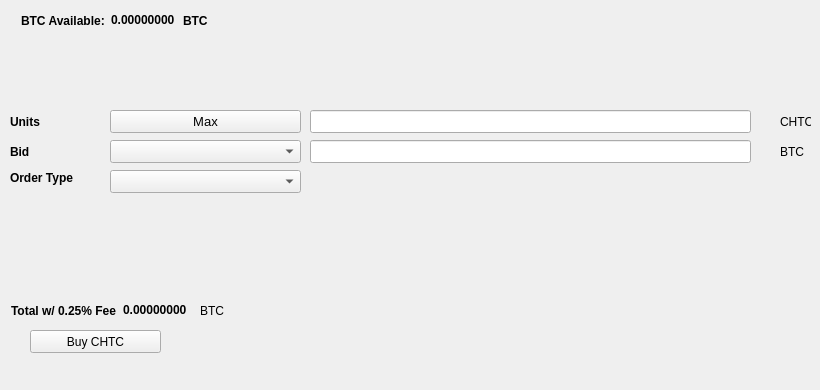
   <widget class="QWidget" name="BuyTab">
    <attribute name="title">
     <string>Buy</string>
    </attribute>
    <widget class="QPushButton" name="BuyCHTC">
     <property name="geometry">
      <rect>
       <x>30</x>
       <y>330</y>
       <width>131</width>
       <height>23</height>
      </rect>
     </property>
     <property name="text">
      <string>Buy CHTC</string>
     </property>
     <property name="icon">
      <iconset resource="../chtc.qrc">
       <normaloff>:/icons/bitcoin</normaloff>:/icons/bitcoin</iconset>
     </property>
    </widget>
    <widget class="QLabel" name="label_3">
     <property name="geometry">
      <rect>
       <x>10</x>
       <y>110</y>
       <width>46</width>
       <height>23</height>
      </rect>
     </property>
     <property name="font">
      <font>
       <weight>75</weight>
       <bold>true</bold>
      </font>
     </property>
     <property name="text">
      <string>Units</string>
     </property>
    </widget>
    <widget class="QLineEdit" name="UnitsInput">
     <property name="geometry">
      <rect>
       <x>310</x>
       <y>110</y>
       <width>441</width>
       <height>23</height>
      </rect>
     </property>
     <property name="font">
      <font>
       <pointsize>9</pointsize>
       <weight>75</weight>
       <bold>true</bold>
      </font>
     </property>
    </widget>
    <widget class="QLineEdit" name="BuyBidPriceEdit">
     <property name="geometry">
      <rect>
       <x>310</x>
       <y>140</y>
       <width>441</width>
       <height>23</height>
      </rect>
     </property>
     <property name="font">
      <font>
       <pointsize>9</pointsize>
       <weight>75</weight>
       <bold>true</bold>
      </font>
     </property>
    </widget>
    <widget class="QLabel" name="label_4">
     <property name="geometry">
      <rect>
       <x>780</x>
       <y>110</y>
       <width>31</width>
       <height>23</height>
      </rect>
     </property>
     <property name="text">
      <string>CHTC</string>
     </property>
    </widget>
    <widget class="QLabel" name="label_5">
     <property name="geometry">
      <rect>
       <x>780</x>
       <y>140</y>
       <width>31</width>
       <height>23</height>
      </rect>
     </property>
     <property name="text">
      <string>BTC</string>
     </property>
    </widget>
    <widget class="QLabel" name="label_6">
     <property name="geometry">
      <rect>
       <x>10</x>
       <y>140</y>
       <width>46</width>
       <height>23</height>
      </rect>
     </property>
     <property name="font">
      <font>
       <weight>75</weight>
       <bold>true</bold>
      </font>
     </property>
     <property name="text">
      <string>Bid</string>
     </property>
    </widget>
    <widget class="QLabel" name="label_7">
     <property name="geometry">
      <rect>
       <x>10</x>
       <y>170</y>
       <width>91</width>
       <height>16</height>
      </rect>
     </property>
     <property name="font">
      <font>
       <weight>75</weight>
       <bold>true</bold>
      </font>
     </property>
     <property name="text">
      <string>Order Type</string>
     </property>
    </widget>
    <widget class="QPushButton" name="Buy_Max_Amount">
     <property name="geometry">
      <rect>
       <x>110</x>
       <y>110</y>
       <width>191</width>
       <height>23</height>
      </rect>
     </property>
     <property name="font">
      <font>
       <pointsize>10</pointsize>
      </font>
     </property>
     <property name="text">
      <string>Max</string>
     </property>
    </widget>
    <widget class="QComboBox" name="BuyBidcomboBox">
     <property name="geometry">
      <rect>
       <x>110</x>
       <y>140</y>
       <width>191</width>
       <height>23</height>
      </rect>
     </property>
     <property name="font">
      <font>
       <pointsize>10</pointsize>
      </font>
     </property>
    </widget>
    <widget class="QComboBox" name="buyOrdertypeCombo">
     <property name="geometry">
      <rect>
       <x>110</x>
       <y>170</y>
       <width>191</width>
       <height>23</height>
      </rect>
     </property>
     <property name="font">
      <font>
       <pointsize>10</pointsize>
      </font>
     </property>
    </widget>
    <widget class="QWidget" name="layoutWidget1">
     <property name="geometry">
      <rect>
       <x>21</x>
       <y>11</y>
       <width>227</width>
       <height>19</height>
      </rect>
     </property>
     <layout class="QHBoxLayout" name="horizontalLayout_3">
      <item>
       <widget class="QLabel" name="label232">
        <property name="font">
         <font>
          <weight>75</weight>
          <bold>true</bold>
         </font>
        </property>
        <property name="text">
         <string>BTC Available:</string>
        </property>
       </widget>
      </item>
      <item>
       <widget class="QLabel" name="BtcAvailableLbl">
        <property name="palette">
         <palette>
          <active>
           <colorrole role="WindowText">
            <brush brushstyle="SolidPattern">
             <color alpha="255">
              <red>0</red>
              <green>0</green>
              <blue>0</blue>
             </color>
            </brush>
           </colorrole>
           <colorrole role="Button">
            <brush brushstyle="SolidPattern">
             <color alpha="255">
              <red>0</red>
              <green>170</green>
              <blue>0</blue>
             </color>
            </brush>
           </colorrole>
           <colorrole role="Light">
            <brush brushstyle="SolidPattern">
             <color alpha="255">
              <red>0</red>
              <green>255</green>
              <blue>0</blue>
             </color>
            </brush>
           </colorrole>
           <colorrole role="Midlight">
            <brush brushstyle="SolidPattern">
             <color alpha="255">
              <red>0</red>
              <green>212</green>
              <blue>0</blue>
             </color>
            </brush>
           </colorrole>
           <colorrole role="Dark">
            <brush brushstyle="SolidPattern">
             <color alpha="255">
              <red>0</red>
              <green>85</green>
              <blue>0</blue>
             </color>
            </brush>
           </colorrole>
           <colorrole role="Mid">
            <brush brushstyle="SolidPattern">
             <color alpha="255">
              <red>0</red>
              <green>113</green>
              <blue>0</blue>
             </color>
            </brush>
           </colorrole>
           <colorrole role="Text">
            <brush brushstyle="SolidPattern">
             <color alpha="255">
              <red>0</red>
              <green>170</green>
              <blue>0</blue>
             </color>
            </brush>
           </colorrole>
           <colorrole role="BrightText">
            <brush brushstyle="SolidPattern">
             <color alpha="255">
              <red>255</red>
              <green>255</green>
              <blue>255</blue>
             </color>
            </brush>
           </colorrole>
           <colorrole role="ButtonText">
            <brush brushstyle="SolidPattern">
             <color alpha="255">
              <red>0</red>
              <green>0</green>
              <blue>0</blue>
             </color>
            </brush>
           </colorrole>
           <colorrole role="Base">
            <brush brushstyle="SolidPattern">
             <color alpha="255">
              <red>255</red>
              <green>255</green>
              <blue>255</blue>
             </color>
            </brush>
           </colorrole>
           <colorrole role="Window">
            <brush brushstyle="SolidPattern">
             <color alpha="255">
              <red>0</red>
              <green>170</green>
              <blue>0</blue>
             </color>
            </brush>
           </colorrole>
           <colorrole role="Shadow">
            <brush brushstyle="SolidPattern">
             <color alpha="255">
              <red>0</red>
              <green>0</green>
              <blue>0</blue>
             </color>
            </brush>
           </colorrole>
           <colorrole role="AlternateBase">
            <brush brushstyle="SolidPattern">
             <color alpha="255">
              <red>127</red>
              <green>212</green>
              <blue>127</blue>
             </color>
            </brush>
           </colorrole>
           <colorrole role="ToolTipBase">
            <brush brushstyle="SolidPattern">
             <color alpha="255">
              <red>255</red>
              <green>255</green>
              <blue>220</blue>
             </color>
            </brush>
           </colorrole>
           <colorrole role="ToolTipText">
            <brush brushstyle="SolidPattern">
             <color alpha="255">
              <red>0</red>
              <green>0</green>
              <blue>0</blue>
             </color>
            </brush>
           </colorrole>
          </active>
          <inactive>
           <colorrole role="WindowText">
            <brush brushstyle="SolidPattern">
             <color alpha="255">
              <red>0</red>
              <green>0</green>
              <blue>0</blue>
             </color>
            </brush>
           </colorrole>
           <colorrole role="Button">
            <brush brushstyle="SolidPattern">
             <color alpha="255">
              <red>0</red>
              <green>170</green>
              <blue>0</blue>
             </color>
            </brush>
           </colorrole>
           <colorrole role="Light">
            <brush brushstyle="SolidPattern">
             <color alpha="255">
              <red>0</red>
              <green>255</green>
              <blue>0</blue>
             </color>
            </brush>
           </colorrole>
           <colorrole role="Midlight">
            <brush brushstyle="SolidPattern">
             <color alpha="255">
              <red>0</red>
              <green>212</green>
              <blue>0</blue>
             </color>
            </brush>
           </colorrole>
           <colorrole role="Dark">
            <brush brushstyle="SolidPattern">
             <color alpha="255">
              <red>0</red>
              <green>85</green>
              <blue>0</blue>
             </color>
            </brush>
           </colorrole>
           <colorrole role="Mid">
            <brush brushstyle="SolidPattern">
             <color alpha="255">
              <red>0</red>
              <green>113</green>
              <blue>0</blue>
             </color>
            </brush>
           </colorrole>
           <colorrole role="Text">
            <brush brushstyle="SolidPattern">
             <color alpha="255">
              <red>0</red>
              <green>170</green>
              <blue>0</blue>
             </color>
            </brush>
           </colorrole>
           <colorrole role="BrightText">
            <brush brushstyle="SolidPattern">
             <color alpha="255">
              <red>255</red>
              <green>255</green>
              <blue>255</blue>
             </color>
            </brush>
           </colorrole>
           <colorrole role="ButtonText">
            <brush brushstyle="SolidPattern">
             <color alpha="255">
              <red>0</red>
              <green>0</green>
              <blue>0</blue>
             </color>
            </brush>
           </colorrole>
           <colorrole role="Base">
            <brush brushstyle="SolidPattern">
             <color alpha="255">
              <red>255</red>
              <green>255</green>
              <blue>255</blue>
             </color>
            </brush>
           </colorrole>
           <colorrole role="Window">
            <brush brushstyle="SolidPattern">
             <color alpha="255">
              <red>0</red>
              <green>170</green>
              <blue>0</blue>
             </color>
            </brush>
           </colorrole>
           <colorrole role="Shadow">
            <brush brushstyle="SolidPattern">
             <color alpha="255">
              <red>0</red>
              <green>0</green>
              <blue>0</blue>
             </color>
            </brush>
           </colorrole>
           <colorrole role="AlternateBase">
            <brush brushstyle="SolidPattern">
             <color alpha="255">
              <red>127</red>
              <green>212</green>
              <blue>127</blue>
             </color>
            </brush>
           </colorrole>
           <colorrole role="ToolTipBase">
            <brush brushstyle="SolidPattern">
             <color alpha="255">
              <red>255</red>
              <green>255</green>
              <blue>220</blue>
             </color>
            </brush>
           </colorrole>
           <colorrole role="ToolTipText">
            <brush brushstyle="SolidPattern">
             <color alpha="255">
              <red>0</red>
              <green>0</green>
              <blue>0</blue>
             </color>
            </brush>
           </colorrole>
          </inactive>
          <disabled>
           <colorrole role="WindowText">
            <brush brushstyle="SolidPattern">
             <color alpha="255">
              <red>0</red>
              <green>85</green>
              <blue>0</blue>
             </color>
            </brush>
           </colorrole>
           <colorrole role="Button">
            <brush brushstyle="SolidPattern">
             <color alpha="255">
              <red>0</red>
              <green>170</green>
              <blue>0</blue>
             </color>
            </brush>
           </colorrole>
           <colorrole role="Light">
            <brush brushstyle="SolidPattern">
             <color alpha="255">
              <red>0</red>
              <green>255</green>
              <blue>0</blue>
             </color>
            </brush>
           </colorrole>
           <colorrole role="Midlight">
            <brush brushstyle="SolidPattern">
             <color alpha="255">
              <red>0</red>
              <green>212</green>
              <blue>0</blue>
             </color>
            </brush>
           </colorrole>
           <colorrole role="Dark">
            <brush brushstyle="SolidPattern">
             <color alpha="255">
              <red>0</red>
              <green>85</green>
              <blue>0</blue>
             </color>
            </brush>
           </colorrole>
           <colorrole role="Mid">
            <brush brushstyle="SolidPattern">
             <color alpha="255">
              <red>0</red>
              <green>113</green>
              <blue>0</blue>
             </color>
            </brush>
           </colorrole>
           <colorrole role="Text">
            <brush brushstyle="SolidPattern">
             <color alpha="255">
              <red>0</red>
              <green>85</green>
              <blue>0</blue>
             </color>
            </brush>
           </colorrole>
           <colorrole role="BrightText">
            <brush brushstyle="SolidPattern">
             <color alpha="255">
              <red>255</red>
              <green>255</green>
              <blue>255</blue>
             </color>
            </brush>
           </colorrole>
           <colorrole role="ButtonText">
            <brush brushstyle="SolidPattern">
             <color alpha="255">
              <red>0</red>
              <green>85</green>
              <blue>0</blue>
             </color>
            </brush>
           </colorrole>
           <colorrole role="Base">
            <brush brushstyle="SolidPattern">
             <color alpha="255">
              <red>0</red>
              <green>170</green>
              <blue>0</blue>
             </color>
            </brush>
           </colorrole>
           <colorrole role="Window">
            <brush brushstyle="SolidPattern">
             <color alpha="255">
              <red>0</red>
              <green>170</green>
              <blue>0</blue>
             </color>
            </brush>
           </colorrole>
           <colorrole role="Shadow">
            <brush brushstyle="SolidPattern">
             <color alpha="255">
              <red>0</red>
              <green>0</green>
              <blue>0</blue>
             </color>
            </brush>
           </colorrole>
           <colorrole role="AlternateBase">
            <brush brushstyle="SolidPattern">
             <color alpha="255">
              <red>0</red>
              <green>170</green>
              <blue>0</blue>
             </color>
            </brush>
           </colorrole>
           <colorrole role="ToolTipBase">
            <brush brushstyle="SolidPattern">
             <color alpha="255">
              <red>255</red>
              <green>255</green>
              <blue>220</blue>
             </color>
            </brush>
           </colorrole>
           <colorrole role="ToolTipText">
            <brush brushstyle="SolidPattern">
             <color alpha="255">
              <red>0</red>
              <green>0</green>
              <blue>0</blue>
             </color>
            </brush>
           </colorrole>
          </disabled>
         </palette>
        </property>
        <property name="font">
         <font>
          <weight>75</weight>
          <bold>true</bold>
         </font>
        </property>
        <property name="text">
         <string>0.00000000</string>
        </property>
        <property name="textInteractionFlags">
         <set>Qt::LinksAccessibleByMouse|Qt::TextSelectableByKeyboard|Qt::TextSelectableByMouse</set>
        </property>
       </widget>
      </item>
      <item>
       <widget class="QLabel" name="BtcAvailableLbl_2">
        <property name="font">
         <font>
          <weight>75</weight>
          <bold>true</bold>
         </font>
        </property>
        <property name="text">
         <string>BTC</string>
        </property>
       </widget>
      </item>
     </layout>
    </widget>
    <widget class="QWidget" name="layoutWidge2">
     <property name="geometry">
      <rect>
       <x>11</x>
       <y>301</y>
       <width>259</width>
       <height>19</height>
      </rect>
     </property>
     <layout class="QHBoxLayout" name="horizontalLayout_4">
      <item>
       <widget class="QLabel" name="label_9">
        <property name="font">
         <font>
          <weight>75</weight>
          <bold>true</bold>
         </font>
        </property>
        <property name="text">
         <string>Total w/ 0.25% Fee</string>
        </property>
       </widget>
      </item>
      <item>
       <widget class="QLabel" name="BuyCostLabel">
        <property name="palette">
         <palette>
          <active>
           <colorrole role="WindowText">
            <brush brushstyle="SolidPattern">
             <color alpha="255">
              <red>0</red>
              <green>0</green>
              <blue>0</blue>
             </color>
            </brush>
           </colorrole>
           <colorrole role="Button">
            <brush brushstyle="SolidPattern">
             <color alpha="255">
              <red>0</red>
              <green>170</green>
              <blue>0</blue>
             </color>
            </brush>
           </colorrole>
           <colorrole role="Light">
            <brush brushstyle="SolidPattern">
             <color alpha="255">
              <red>0</red>
              <green>255</green>
              <blue>0</blue>
             </color>
            </brush>
           </colorrole>
           <colorrole role="Midlight">
            <brush brushstyle="SolidPattern">
             <color alpha="255">
              <red>0</red>
              <green>212</green>
              <blue>0</blue>
             </color>
            </brush>
           </colorrole>
           <colorrole role="Dark">
            <brush brushstyle="SolidPattern">
             <color alpha="255">
              <red>0</red>
              <green>85</green>
              <blue>0</blue>
             </color>
            </brush>
           </colorrole>
           <colorrole role="Mid">
            <brush brushstyle="SolidPattern">
             <color alpha="255">
              <red>0</red>
              <green>113</green>
              <blue>0</blue>
             </color>
            </brush>
           </colorrole>
           <colorrole role="Text">
            <brush brushstyle="SolidPattern">
             <color alpha="255">
              <red>0</red>
              <green>170</green>
              <blue>0</blue>
             </color>
            </brush>
           </colorrole>
           <colorrole role="BrightText">
            <brush brushstyle="SolidPattern">
             <color alpha="255">
              <red>255</red>
              <green>255</green>
              <blue>255</blue>
             </color>
            </brush>
           </colorrole>
           <colorrole role="ButtonText">
            <brush brushstyle="SolidPattern">
             <color alpha="255">
              <red>0</red>
              <green>0</green>
              <blue>0</blue>
             </color>
            </brush>
           </colorrole>
           <colorrole role="Base">
            <brush brushstyle="SolidPattern">
             <color alpha="255">
              <red>255</red>
              <green>255</green>
              <blue>255</blue>
             </color>
            </brush>
           </colorrole>
           <colorrole role="Window">
            <brush brushstyle="SolidPattern">
             <color alpha="255">
              <red>0</red>
              <green>170</green>
              <blue>0</blue>
             </color>
            </brush>
           </colorrole>
           <colorrole role="Shadow">
            <brush brushstyle="SolidPattern">
             <color alpha="255">
              <red>0</red>
              <green>0</green>
              <blue>0</blue>
             </color>
            </brush>
           </colorrole>
           <colorrole role="AlternateBase">
            <brush brushstyle="SolidPattern">
             <color alpha="255">
              <red>127</red>
              <green>212</green>
              <blue>127</blue>
             </color>
            </brush>
           </colorrole>
           <colorrole role="ToolTipBase">
            <brush brushstyle="SolidPattern">
             <color alpha="255">
              <red>255</red>
              <green>255</green>
              <blue>220</blue>
             </color>
            </brush>
           </colorrole>
           <colorrole role="ToolTipText">
            <brush brushstyle="SolidPattern">
             <color alpha="255">
              <red>0</red>
              <green>0</green>
              <blue>0</blue>
             </color>
            </brush>
           </colorrole>
          </active>
          <inactive>
           <colorrole role="WindowText">
            <brush brushstyle="SolidPattern">
             <color alpha="255">
              <red>0</red>
              <green>0</green>
              <blue>0</blue>
             </color>
            </brush>
           </colorrole>
           <colorrole role="Button">
            <brush brushstyle="SolidPattern">
             <color alpha="255">
              <red>0</red>
              <green>170</green>
              <blue>0</blue>
             </color>
            </brush>
           </colorrole>
           <colorrole role="Light">
            <brush brushstyle="SolidPattern">
             <color alpha="255">
              <red>0</red>
              <green>255</green>
              <blue>0</blue>
             </color>
            </brush>
           </colorrole>
           <colorrole role="Midlight">
            <brush brushstyle="SolidPattern">
             <color alpha="255">
              <red>0</red>
              <green>212</green>
              <blue>0</blue>
             </color>
            </brush>
           </colorrole>
           <colorrole role="Dark">
            <brush brushstyle="SolidPattern">
             <color alpha="255">
              <red>0</red>
              <green>85</green>
              <blue>0</blue>
             </color>
            </brush>
           </colorrole>
           <colorrole role="Mid">
            <brush brushstyle="SolidPattern">
             <color alpha="255">
              <red>0</red>
              <green>113</green>
              <blue>0</blue>
             </color>
            </brush>
           </colorrole>
           <colorrole role="Text">
            <brush brushstyle="SolidPattern">
             <color alpha="255">
              <red>0</red>
              <green>170</green>
              <blue>0</blue>
             </color>
            </brush>
           </colorrole>
           <colorrole role="BrightText">
            <brush brushstyle="SolidPattern">
             <color alpha="255">
              <red>255</red>
              <green>255</green>
              <blue>255</blue>
             </color>
            </brush>
           </colorrole>
           <colorrole role="ButtonText">
            <brush brushstyle="SolidPattern">
             <color alpha="255">
              <red>0</red>
              <green>0</green>
              <blue>0</blue>
             </color>
            </brush>
           </colorrole>
           <colorrole role="Base">
            <brush brushstyle="SolidPattern">
             <color alpha="255">
              <red>255</red>
              <green>255</green>
              <blue>255</blue>
             </color>
            </brush>
           </colorrole>
           <colorrole role="Window">
            <brush brushstyle="SolidPattern">
             <color alpha="255">
              <red>0</red>
              <green>170</green>
              <blue>0</blue>
             </color>
            </brush>
           </colorrole>
           <colorrole role="Shadow">
            <brush brushstyle="SolidPattern">
             <color alpha="255">
              <red>0</red>
              <green>0</green>
              <blue>0</blue>
             </color>
            </brush>
           </colorrole>
           <colorrole role="AlternateBase">
            <brush brushstyle="SolidPattern">
             <color alpha="255">
              <red>127</red>
              <green>212</green>
              <blue>127</blue>
             </color>
            </brush>
           </colorrole>
           <colorrole role="ToolTipBase">
            <brush brushstyle="SolidPattern">
             <color alpha="255">
              <red>255</red>
              <green>255</green>
              <blue>220</blue>
             </color>
            </brush>
           </colorrole>
           <colorrole role="ToolTipText">
            <brush brushstyle="SolidPattern">
             <color alpha="255">
              <red>0</red>
              <green>0</green>
              <blue>0</blue>
             </color>
            </brush>
           </colorrole>
          </inactive>
          <disabled>
           <colorrole role="WindowText">
            <brush brushstyle="SolidPattern">
             <color alpha="255">
              <red>0</red>
              <green>85</green>
              <blue>0</blue>
             </color>
            </brush>
           </colorrole>
           <colorrole role="Button">
            <brush brushstyle="SolidPattern">
             <color alpha="255">
              <red>0</red>
              <green>170</green>
              <blue>0</blue>
             </color>
            </brush>
           </colorrole>
           <colorrole role="Light">
            <brush brushstyle="SolidPattern">
             <color alpha="255">
              <red>0</red>
              <green>255</green>
              <blue>0</blue>
             </color>
            </brush>
           </colorrole>
           <colorrole role="Midlight">
            <brush brushstyle="SolidPattern">
             <color alpha="255">
              <red>0</red>
              <green>212</green>
              <blue>0</blue>
             </color>
            </brush>
           </colorrole>
           <colorrole role="Dark">
            <brush brushstyle="SolidPattern">
             <color alpha="255">
              <red>0</red>
              <green>85</green>
              <blue>0</blue>
             </color>
            </brush>
           </colorrole>
           <colorrole role="Mid">
            <brush brushstyle="SolidPattern">
             <color alpha="255">
              <red>0</red>
              <green>113</green>
              <blue>0</blue>
             </color>
            </brush>
           </colorrole>
           <colorrole role="Text">
            <brush brushstyle="SolidPattern">
             <color alpha="255">
              <red>0</red>
              <green>85</green>
              <blue>0</blue>
             </color>
            </brush>
           </colorrole>
           <colorrole role="BrightText">
            <brush brushstyle="SolidPattern">
             <color alpha="255">
              <red>255</red>
              <green>255</green>
              <blue>255</blue>
             </color>
            </brush>
           </colorrole>
           <colorrole role="ButtonText">
            <brush brushstyle="SolidPattern">
             <color alpha="255">
              <red>0</red>
              <green>85</green>
              <blue>0</blue>
             </color>
            </brush>
           </colorrole>
           <colorrole role="Base">
            <brush brushstyle="SolidPattern">
             <color alpha="255">
              <red>0</red>
              <green>170</green>
              <blue>0</blue>
             </color>
            </brush>
           </colorrole>
           <colorrole role="Window">
            <brush brushstyle="SolidPattern">
             <color alpha="255">
              <red>0</red>
              <green>170</green>
              <blue>0</blue>
             </color>
            </brush>
           </colorrole>
           <colorrole role="Shadow">
            <brush brushstyle="SolidPattern">
             <color alpha="255">
              <red>0</red>
              <green>0</green>
              <blue>0</blue>
             </color>
            </brush>
           </colorrole>
           <colorrole role="AlternateBase">
            <brush brushstyle="SolidPattern">
             <color alpha="255">
              <red>0</red>
              <green>170</green>
              <blue>0</blue>
             </color>
            </brush>
           </colorrole>
           <colorrole role="ToolTipBase">
            <brush brushstyle="SolidPattern">
             <color alpha="255">
              <red>255</red>
              <green>255</green>
              <blue>220</blue>
             </color>
            </brush>
           </colorrole>
           <colorrole role="ToolTipText">
            <brush brushstyle="SolidPattern">
             <color alpha="255">
              <red>0</red>
              <green>0</green>
              <blue>0</blue>
             </color>
            </brush>
           </colorrole>
          </disabled>
         </palette>
        </property>
        <property name="font">
         <font>
          <weight>75</weight>
          <bold>true</bold>
         </font>
        </property>
        <property name="autoFillBackground">
         <bool>false</bool>
        </property>
        <property name="text">
         <string>0.00000000</string>
        </property>
        <property name="textInteractionFlags">
         <set>Qt::LinksAccessibleByMouse|Qt::TextSelectableByMouse</set>
        </property>
       </widget>
      </item>
      <item>
       <widget class="QLabel" name="label_10">
        <property name="font">
         <font>
          <weight>50</weight>
          <bold>false</bold>
         </font>
        </property>
        <property name="text">
         <string>BTC</string>
        </property>
       </widget>
      </item>
     </layout>
    </widget>
    <widget class="QLabel" name="label_24">
     <property name="geometry">
      <rect>
       <x>460</x>
       <y>300</y>
       <width>281</width>
       <height>81</height>
      </rect>
     </property>
     <property name="text">
      <string/>
     </property>
     <property name="pixmap">
      <pixmap>:/images/bittrex</pixmap>
     </property>
    </widget>
   </widget>
